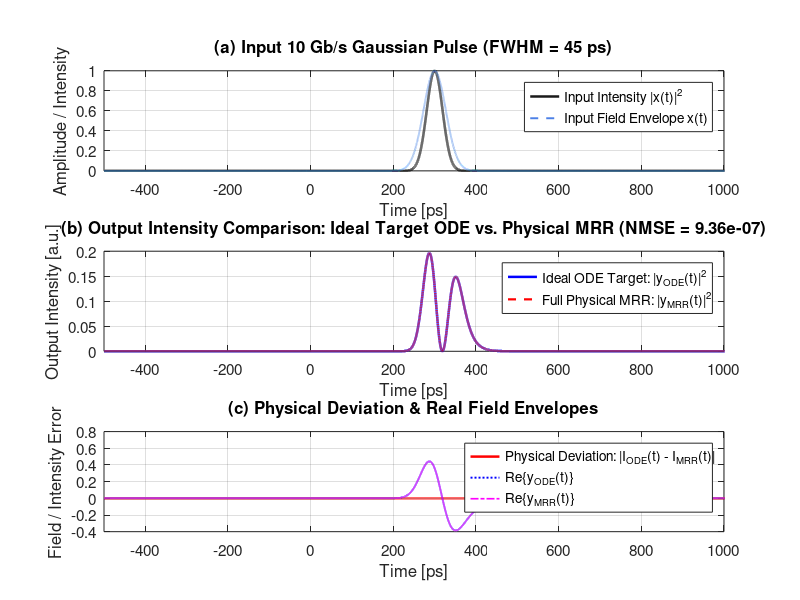
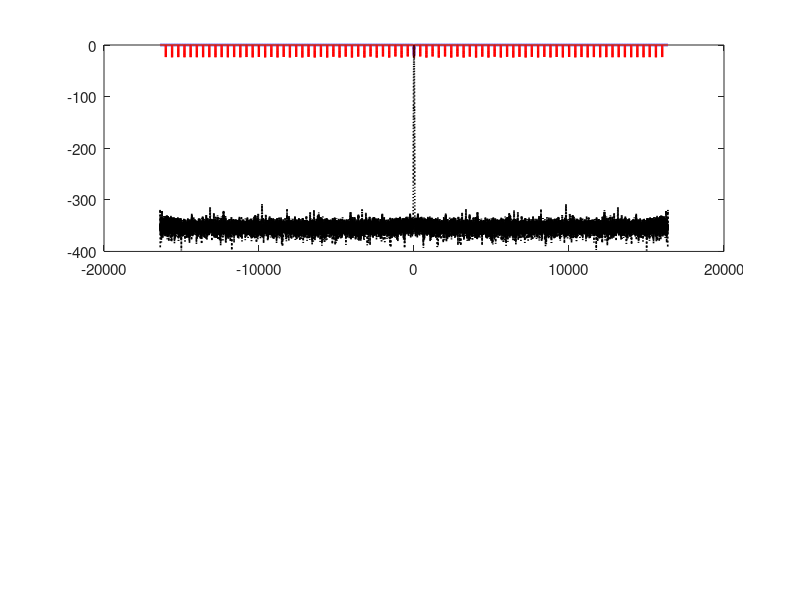

MATLAB code for these plots, in order: (Note: this script raises an error after producing the figures.)

clear; close all; clc;

%% 1. Physical Parameters
c          = 2.99792458e8;       % Speed of light in vacuum [m/s]
lambda0    = 1550.391e-9;        % Resonant wavelength [m] (1550.391 nm)
f0         = c / lambda0;        % Optical carrier frequency [Hz]
w0         = 2 * pi * f0;        % Optical carrier angular frequency [rad/s]
L          = 178.98e-6;          % Ring circumference [m] (178.98 um)
ng         = 4.1850;             % Waveguide group index
alpha_dB_cm= 8.0;                % Waveguide power loss factor [dB/cm]

% Convert waveguide power loss to round-trip power loss factor eta
alpha_dB_m = alpha_dB_cm * 100;                 % [dB/m]
alpha_lin  = alpha_dB_m * log(10) / 10;         % Linear power attenuation coefficient [1/m]
eta        = 1 - exp(-alpha_lin * L);           % Round-trip intrinsic power loss
a_loss     = sqrt(1 - eta);                     % Round-trip field amplitude transmission

% Initial power coupling coefficients of the two couplers
kappa1     = 0.08;                              % Coupler 1 (bus/through port)
kappa2     = 0.04;                              % Coupler 2 (drop port)
r1         = sqrt(1 - kappa1);                  % Coupler 1 field transmission coefficient
r2         = sqrt(1 - kappa2);                  % Coupler 2 field transmission coefficient

% Ring cavity round-trip time and Free Spectral Range (FSR)
tau_rt     = ng * L / c;                        % Round-trip time [s] (~2.498 ps)
FSR        = 1 / tau_rt;                        % Free Spectral Range [Hz] (~400.24 GHz)

%% 2. Coupled-Mode Theory (CMT) Formulation & ODE Coefficients
% Quality factors from CMT:
% Qi  = - (w0 * ng * L) / (c * ln(1 - eta))
% Qe1 = - (w0 * ng * L) / (c * ln(1 - kappa1))
% Qe2 = - (w0 * ng * L) / (c * ln(1 - kappa2))
Qi         = - (w0 * ng * L) / (c * log(1 - eta));
Qe1        = - (w0 * ng * L) / (c * log(1 - kappa1));
Qe2        = - (w0 * ng * L) / (c * log(1 - kappa2));

% Decay rates (gamma = w0 / (2*Q)):
gamma_i    = w0 / (2 * Qi);      % Intrinsic cavity decay rate [rad/s]
gamma_e1   = w0 / (2 * Qe1);     % Coupling decay rate to waveguide 1 [rad/s]
gamma_e2   = w0 / (2 * Qe2);     % Coupling decay rate to waveguide 2 [rad/s]

% Total quality factor and loaded 3-dB angular bandwidth
Q_total    = 1 / (1/Qi + 1/Qe1 + 1/Qe2);
Delta_w3dB = w0 / Q_total;       % [rad/s]

% ODE Constant Coefficients:
% Target ODE: dy(t)/dt + a0*y(t) = dx(t)/dt + b0*x(t)
a0         = gamma_i + gamma_e1 + gamma_e2;   % a0 = w0 / (2*Q_total) = Delta_w3dB / 2
b0         = gamma_i + gamma_e2 - gamma_e1;

fprintf('========================================================================\n');
fprintf('                Silicon Photonic ODE Solver Parameters                  \n');
fprintf('========================================================================\n');
fprintf('Resonant Wavelength (lambda0)       : %.3f nm\n', lambda0 * 1e9);
fprintf('Optical Carrier Frequency (f0)      : %.3f THz\n', f0 / 1e12);
fprintf('Ring Circumference (L)              : %.2f um\n', L * 1e6);
fprintf('Waveguide Group Index (ng)          : %.4f\n', ng);
fprintf('Round-trip Time (tau_rt)            : %.3f ps\n', tau_rt * 1e12);
fprintf('Free Spectral Range (FSR)           : %.2f GHz (%.3f nm)\n', FSR / 1e9, (lambda0^2 / (ng*L)) * 1e9);
fprintf('Waveguide Loss                      : %.2f dB/cm (Round-trip loss eta = %.4f)\n', alpha_dB_cm, eta);
fprintf('Coupling Coefficients               : kappa1 = %.4f, kappa2 = %.4f\n', kappa1, kappa2);
fprintf('------------------------------------------------------------------------\n');
fprintf('Cavity Quality Factors              : Qi = %.2e, Qe1 = %.2e, Qe2 = %.2e\n', Qi, Qe1, Qe2);
fprintf('Loaded Quality Factor (Q)           : %.2e\n', Q_total);
fprintf('Decay Rates (gamma)                 : gamma_i  = %.3e rad/s (%.2f GHz)\n', gamma_i, gamma_i/(2*pi*1e9));
fprintf('                                      gamma_e1 = %.3e rad/s (%.2f GHz)\n', gamma_e1, gamma_e1/(2*pi*1e9));
fprintf('                                      gamma_e2 = %.3e rad/s (%.2f GHz)\n', gamma_e2, gamma_e2/(2*pi*1e9));
fprintf('ODE Coefficient a0                  : %.4e rad/s (Bandwidth: %.2f GHz)\n', a0, a0/(pi*1e9));
fprintf('ODE Coefficient b0                  : %.4e rad/s\n', b0);
if b0 < 0
    fprintf('Coupling Regime                     : Over-coupled (b0 < 0)\n');
elseif b0 == 0
    fprintf('Coupling Regime                     : Critically coupled (b0 = 0, Differentiator)\n');
else
    fprintf('Coupling Regime                     : Under-coupled (b0 > 0)\n');
end
fprintf('Through-port Static Notch (b0/a0)^2 : %.4f (%.2f dB)\n', (b0/a0)^2, 10*log10((b0/a0)^2));
fprintf('========================================================================\n\n');

%% 3. Signal Definition: 10 Gb/s Gaussian-like Optical Pulse (FWHM = 45 ps)
FWHM       = 45e-12;             % Full Width at Half Maximum: 45 ps (~40-50 ps)
t0         = 0.3e-9;             % Center of the pulse [s] (300 ps)

% Simulation time grid
t_start    = -0.5e-9;            % -0.5 ns
t_end      = 1.5e-9;             % 1.5 ns
N          = 65536;              % Number of grid points (power of 2 for FFT)
t          = linspace(t_start, t_end, N);
dt         = t(2) - t(1);

% Optical complex envelope x(t)
% Intensity: I_in(t) = exp(-4*log(2)*((t - t0)/FWHM)^2) -> Field: x(t) = sqrt(I_in(t))
x_fun      = @(t_val) exp(-2 * log(2) * ((t_val - t0) / FWHM).^2);
x          = x_fun(t);           % Input field envelope

%% 4. Frequency-Domain Optical Filtering (FFT/IFFT)
fs         = 1 / dt;                          % Sampling frequency [Hz]
f          = linspace(-fs/2, fs/2 - fs/N, N); % Centered baseband frequency axis [Hz]
w          = 2 * pi * f;                      % Baseband angular frequency [rad/s]

% (A) Ideal First-Order ODE Transfer Function (Target ODE via CMT)
%     T_ODE(w) = (j*w + b0) / (j*w + a0)
T_ode      = (1j * w + b0) ./ (1j * w + a0);

% (B) Full Periodic Physical MRR Through-Port Transfer Function
%     H_MRR(w) = (r1 - r2*a*exp(-j*w*tau_rt)) / (1 - r1*r2*a*exp(-j*w*tau_rt))
H_mrr      = (r1 - r2 * a_loss * exp(-1j * w * tau_rt)) ./ ...
             (1 - r1 * r2 * a_loss * exp(-1j * w * tau_rt));

% Optical filtering via FFT
X_w        = fftshift(fft(x));           % Input pulse spectrum
Y_ode_w    = X_w .* T_ode;               % Output spectrum via Ideal ODE filter
Y_mrr_w    = X_w .* H_mrr;               % Output spectrum via Full Physical MRR

y_ode      = ifft(ifftshift(Y_ode_w));   % Time-domain field via Ideal ODE filter
y_mrr      = ifft(ifftshift(Y_mrr_w));   % Time-domain field via Physical MRR

%% 5. Power Intensities & Normalized Mean Square Error (NMSE)
I_in       = abs(x).^2;                  % Input intensity
I_ode      = abs(y_ode).^2;              % Ideal ODE output intensity
I_mrr      = abs(y_mrr).^2;              % Physical MRR solver output intensity

% Normalized Mean Square Error (NMSE) between Ideal ODE and Physical MRR
NMSE       = sum((I_ode - I_mrr).^2) / sum(I_ode.^2);
NMSE_dB    = 10 * log10(NMSE);

fprintf('========================================================================\n');
fprintf('                         Verification Results                           \n');
fprintf('========================================================================\n');
fprintf('Signal Type                         : 10 Gb/s Gaussian Pulse (FWHM = 45 ps)\n');
fprintf('Pulse FWHM                          : %.2f ps\n', FWHM * 1e12);
fprintf('Normalized Mean Square Error (NMSE) : %.4e\n', NMSE);
fprintf('NMSE in Percentage                  : %.6f %%\n', NMSE * 100);
fprintf('NMSE in dB                          : %.2f dB\n', NMSE_dB);
fprintf('========================================================================\n\n');

%% 6. Visualization & Plotting
set(0, 'DefaultAxesFontSize', 11, 'DefaultLineLineWidth', 1.8);

% -------------------------------------------------------------------------
% Figure 1: Time-Domain Waveforms and Physical MRR Verification
% -------------------------------------------------------------------------
figure('Name', 'Photonic ODE Solver - Time Domain Comparison', 'Position', [80, 80, 950, 820], 'Color', 'w');

% Subplot 1: Input Waveform
subplot(3, 1, 1);
plot(t * 1e12, I_in, 'Color', [0.1, 0.1, 0.1], 'DisplayName', 'Input Intensity |x(t)|^2');
hold on;
plot(t * 1e12, x, '--', 'Color', [0.3, 0.5, 0.9], 'LineWidth', 1.4, 'DisplayName', 'Input Field Envelope x(t)');
grid on; box on;
xlim([t_start*1e12, 1.0e3]);
xlabel('Time [ps]');
ylabel('Amplitude / Intensity');
title('(a) Input 10 Gb/s Gaussian Pulse (FWHM = 45 ps)');
legend('Location', 'northeast');

% Subplot 2: Output Intensity Comparison
subplot(3, 1, 2);
plot(t * 1e12, I_ode, 'b-', 'DisplayName', 'Ideal ODE Target: |y_{ODE}(t)|^2');
hold on;
plot(t * 1e12, I_mrr, 'r--', 'LineWidth', 1.6, 'DisplayName', 'Full Physical MRR: |y_{MRR}(t)|^2');
grid on; box on;
xlim([t_start*1e12, 1.0e3]);
xlabel('Time [ps]');
ylabel('Output Intensity [a.u.]');
title(sprintf('(b) Output Intensity Comparison: Ideal Target ODE vs. Physical MRR (NMSE = %.2e)', NMSE));
legend('Location', 'northeast');

% Subplot 3: Physical Error & Residuals
subplot(3, 1, 3);
plot(t * 1e12, abs(I_ode - I_mrr), 'r-', 'DisplayName', 'Physical Deviation: |I_{ODE}(t) - I_{MRR}(t)|');
hold on;
plot(t * 1e12, real(y_ode), 'b:', 'LineWidth', 1.4, 'DisplayName', 'Re\{y_{ODE}(t)\}');
plot(t * 1e12, real(y_mrr), 'm-.', 'LineWidth', 1.2, 'DisplayName', 'Re\{y_{MRR}(t)\}');
grid on; box on;
xlim([t_start*1e12, 1.0e3]);
xlabel('Time [ps]');
ylabel('Field / Intensity Error');
title('(c) Physical Deviation & Real Field Envelopes');
legend('Location', 'northeast');

% -------------------------------------------------------------------------
% Figure 2: Baseband Frequency Response Comparison (Zoom: +/- 50 GHz)
% -------------------------------------------------------------------------
figure('Name', 'Photonic ODE Solver - Baseband Frequency Response', 'Position', [120, 120, 950, 620], 'Color', 'w');

f_GHz = f / 1e9;
freq_limit = 50; % Plot range +/- 50 GHz

subplot(2, 1, 1);
plot(f_GHz, 10 * log10(abs(T_ode).^2), 'b--', 'LineWidth', 2.0, 'DisplayName', 'Ideal Target ODE |T_{ODE}(\omega)|^2');
hold on;
plot(f_GHz, 10 * log10(abs(H_mrr).^2), 'r-', 'LineWidth', 1.6, 'DisplayName', 'Full Physical MRR |H_{MRR}(\omega)|^2');
input_spec_dB = 10 * log10(abs(X_w).^2 / max(abs(X_w).^2));
plot(f_GHz, input_spec_dB, 'k:', 'LineWidth', 1.2, 'DisplayName', 'Input Pulse Spectrum (Normalized)');
yline(10 * log10((b0/a0)^2), 'g-.', 'LineWidth', 1.2, 'DisplayName', sprintf('Resonance Notch (|b_0/a_0|^2 = %.2f dB)', 10*log10((b0/a0)^2)));
grid on; box on;
xlim([-freq_limit, freq_limit]);
ylim([-35, 5]);
xlabel('Frequency Offset f - f_0 [GHz]');
ylabel('Magnitude [dB]');
title('(a) Baseband Magnitude Response: Ideal ODE vs. Full Physical MRR');
legend('Location', 'southeast');

subplot(2, 1, 2);
plot(f_GHz, angle(T_ode) * (180 / pi), 'b--', 'LineWidth', 2.0, 'DisplayName', '\angle T_{ODE}(\omega) (Ideal ODE)');
hold on;
plot(f_GHz, angle(H_mrr) * (180 / pi), 'r-', 'LineWidth', 1.6, 'DisplayName', '\angle H_{MRR}(\omega) (Physical MRR)');
grid on; box on;
xlim([-freq_limit, freq_limit]);
ylim([-190, 190]);
xlabel('Frequency Offset f - f_0 [GHz]');
ylabel('Phase [degrees]');
title('(b) Baseband Phase Response Comparison');
legend('Location', 'southeast');

% -------------------------------------------------------------------------
% Figure 3: Broadband Spectral View & Free Spectral Range (FSR) Periodicity
% -------------------------------------------------------------------------
figure('Name', 'Photonic ODE Solver - Broadband Spectrum & FSR Periodicity', 'Position', [160, 160, 950, 520], 'Color', 'w');

broad_limit = 600; % +/- 600 GHz (showing > 1 FSR)

plot(f_GHz, 10 * log10(abs(H_mrr).^2), 'r-', 'LineWidth', 1.8, 'DisplayName', 'Full Periodic Physical MRR |H_{MRR}(\omega)|^2');
hold on;
plot(f_GHz, 10 * log10(abs(T_ode).^2), 'b--', 'LineWidth', 1.6, 'DisplayName', 'Single-Resonance Ideal ODE |T_{ODE}(\omega)|^2');
plot(f_GHz, input_spec_dB, 'k:', 'LineWidth', 1.3, 'DisplayName', 'Input Pulse Spectrum (10 Gb/s)');
xline(-FSR/1e9, 'm-.', 'LineWidth', 1.2, 'DisplayName', sprintf('-FSR (-%.1f GHz)', FSR/1e9));
xline(+FSR/1e9, 'm-.', 'LineWidth', 1.2, 'DisplayName', sprintf('+FSR (+%.1f GHz)', FSR/1e9));
grid on; box on;
xlim([-broad_limit, broad_limit]);
ylim([-35, 5]);
xlabel('Frequency Offset f - f_0 [GHz]');
ylabel('Magnitude [dB]');
title(sprintf('Broadband Spectral View: Physical MRR FSR Periodicity (FSR = %.2f GHz) vs. Baseband ODE Model', FSR/1e9));
legend('Location', 'southeast');
